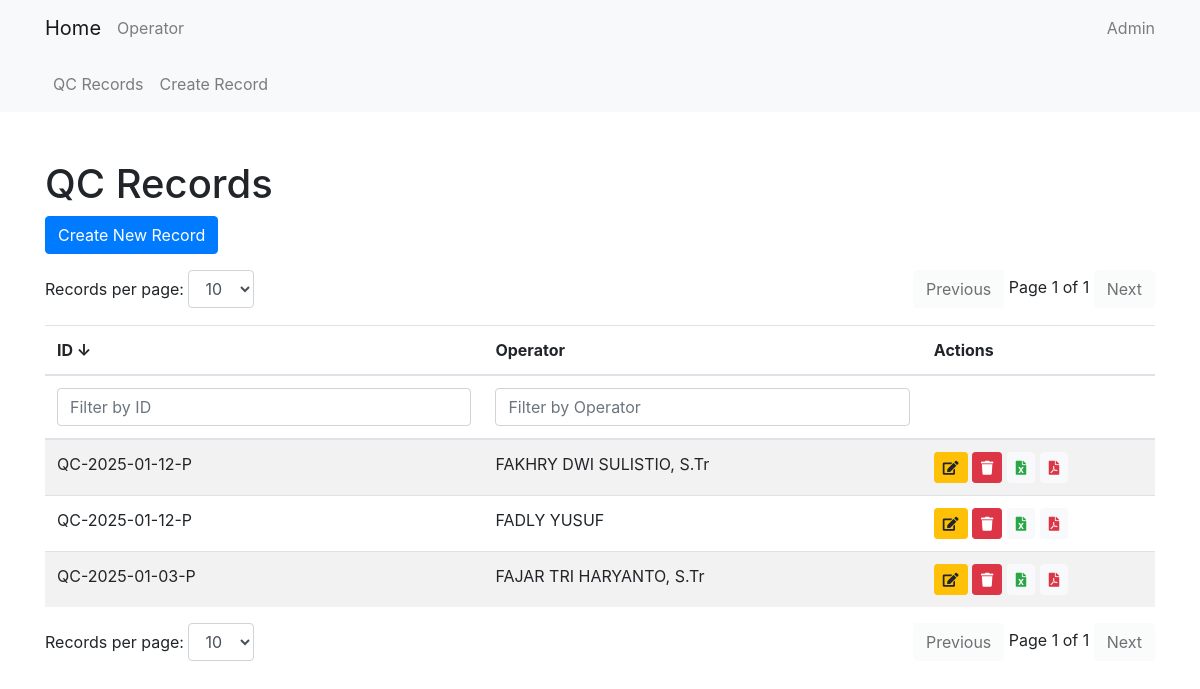
The page /qc/ on the database as committed earlier.
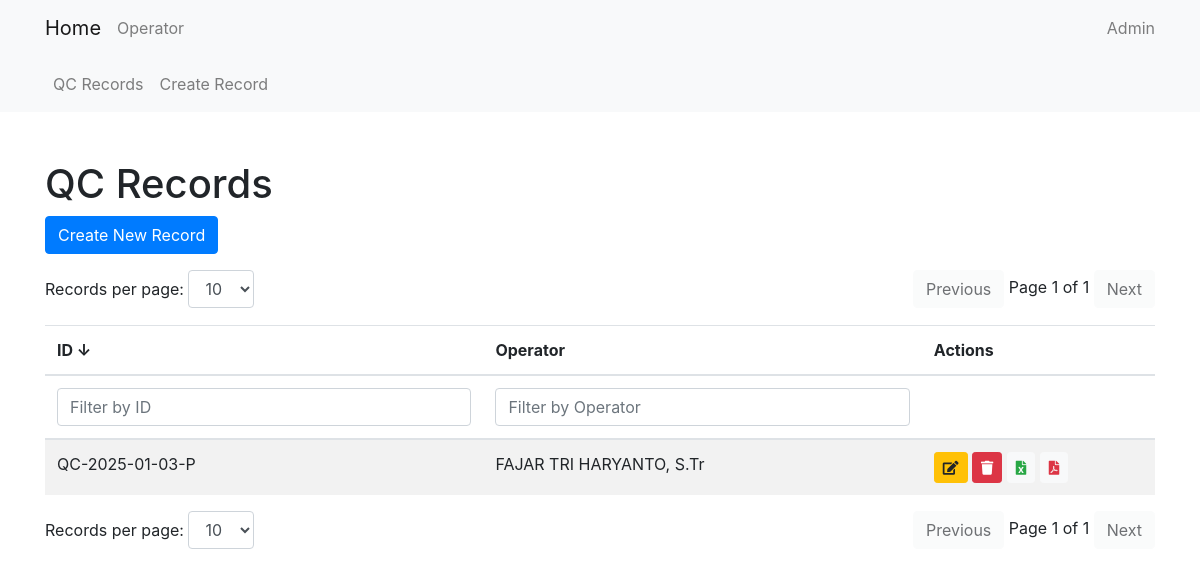
The same page on the database as committed later.
### qc/models.py (models this page shows, shortened)
class QcRecord(models.Model):
    date = models.DateField(default=timezone.now)
    qc_id = models.CharField(max_length=15, default='0')
    shift = models.CharField(max_length=15, choices=SHIFT, default='P')
    kelompok = models.CharField(max_length=1, choices=KELOMPOK, default='1')
    jam_pelaksanaan = models.TimeField(default=(timezone.now() + timezone.timedelta(hours=7)).replace(second=0, microsecond=0))
    qc_prev = models.TextField(default='0')
    qc = models.TextField(default='0')
    operator = models.ForeignKey(Operator, on_delete=models.CASCADE)
    NIP = models.CharField(max_length=18, default='0')
    event_indonesia = models.IntegerField(default=0)
    event_luar = models.IntegerField(default=0)
    kel_sebelum = models.CharField(max_length=1, choices=KELOMPOK, default='1')

### core/models.py (models this page shows, shortened)
class Operator(models.Model):
    name = models.CharField(max_length=100)
    NIP = models.CharField(max_length=18)

### qc/views.py (the view)
# urls.py: path('', QcRecordListView.as_view(), name='qcrecord_list'),
class QcRecordListView(ListView):
    model = QcRecord
    template_name = 'qc/qcrecord_list.html'
    context_object_name = 'qcrecords'

### qc/templates/qc/qcrecord_list.html (shortened to what this page needs)
{% extends 'core/base.html' %}
{% block content %}
<h1 class="mt-5">QC Records</h1>
<a href="{% url 'qc:qcrecord_create' %}" class="btn btn-primary mb-3">Create New Record</a>
<div class="d-flex justify-content-between mb-3">
    <div>
        <label for="recordsPerPageTop">Records per page:</label>
        <select id="recordsPerPageTop" class="form-control d-inline-block w-auto">
            <option value="10" selected>10</option>
        </select>
    </div>
    <div>
        <button id="prevPageTop" class="btn btn-light">Previous</button>
        <span id="pageInfoTop"></span>
        <button id="nextPageTop" class="btn btn-light">Next</button>
    </div>
</div>
<div class="table-responsive">
    <table class="table table-striped" id="qcRecordTable">
        <thead>
            <tr>
                <th onclick="sortTable(0)" style="cursor: pointer;">ID <span id="idSortArrow">↓</span></th>
                <th onclick="sortTable(1)" style="cursor: pointer;">Operator </th>
                <th>Actions</th>
            </tr>
            <tr>
                <th><input type="text" id="idFilter" onkeyup="filterTable(0)" placeholder="Filter by ID" class="form-control"></th>
                <th><input type="text" id="operatorFilter" onkeyup="filterTable(1)" placeholder="Filter by Operator" class="form-control"></th>
                <th></th>
            </tr>
        </thead>
        <tbody id="qcRecordTableBody">
            {% for record in qcrecords|dictsortreversed:"qc_id" %}
            <tr>
                <td>{{ record.qc_id }}</td>
                <td>{{ record.operator.name }}</td>
                <td>
                    <a href="{% url 'qc:qcrecord_update' record.pk %}" class="btn btn-sm btn-warning" data-toggle="tooltip" title="Edit">
                        <i class="fas fa-edit"></i>
                    </a>
                    <form action="{% url 'qc:qcrecord_delete_direct' record.pk %}" method="post" style="display:inline;">
                        <button type="button" class="btn btn-sm btn-danger delete-button" data-toggle="tooltip" title="Delete">
                            <i class="fas fa-trash"></i>
                        </button>
                    </form>
                    <a href="{% url 'qc:export_to_excel' record.pk %}" class="btn btn-sm btn-light text-success" data-toggle="tooltip" title="Export to Excel">
                        <i class="fas fa-file-excel"></i>
                    </a>
                    <a href="{% url 'qc:export_to_pdf' record.pk %}" class="btn btn-sm btn-light text-danger" data-toggle="tooltip" title="Export to PDF">
                        <i class="fas fa-file-pdf"></i>
                    </a>
                </td>
            </tr>
            {% endfor %}
        </tbody>
    </table>
</div>
<div class="d-flex justify-content-between">
    <div>
        <label for="recordsPerPage">Records per page:</label>
        <select id="recordsPerPage" class="form-control d-inline-block w-auto">
            <option value="10" selected>10</option>
        </select>
    </div>
    <div>
        <button id="prevPage" class="btn btn-light">Previous</button>
        <span id="pageInfo"></span>
        <button id="nextPage" class="btn btn-light">Next</button>
    </div>
</div>
{% endblock %}

Rows that differ between the two databases and show on the page:
removed QcRecord: qc_id "QC-2025-01-12-P", operator.name "FAKHRY DWI SULISTIO, S.Tr"
removed QcRecord: qc_id "QC-2025-01-12-P", operator.name "FADLY YUSUF"
